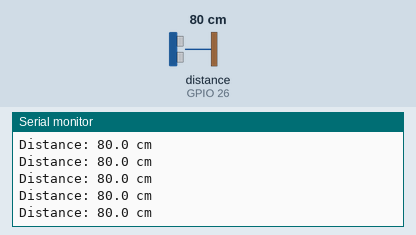
This sketch was run on a simulated ESP32. Parts: the last lines printed to the serial monitor. Wiring (inferred from the names in the program): ultrasonic range finder: trigger GPIO 25; echo GPIO 26. Inputs (shaded band) come from the test bench; at power-on: distance to the obstacle (sensor on GPIO 26) 80 cm. The echo pulse lasts 58.3 µs per cm.

Above: at 1.2 s.
1.3 s: distance to the obstacle (sensor on GPIO 26) set to 2 cm
At 1.57 s:
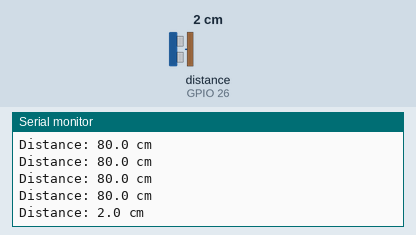
2.8 s: distance to the obstacle (sensor on GPIO 26) set to 4 cm
At 2.84 s:
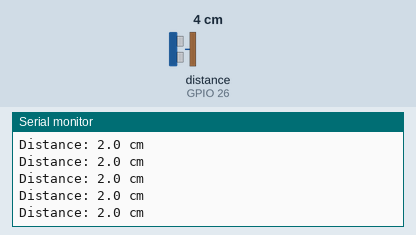
Timing chart, 0 to 5.8 s (numbered marks = the images above; inputs shaded):
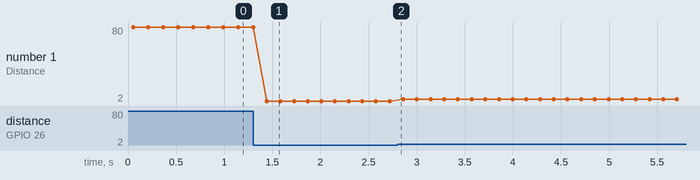

Measured:
- after the input at 1.3 s, the serial monitor: prints a new line after 0.14 s (image 1)
- plotted number 1: 80 → 2 after the input at 1.3 s, 2 → 4 after the input at 2.8 s

The sketch:

esp_ultrasonic_test.ino
```cpp
/**********************************************
 esp32s ultrasonic test
  here were going to use the esp primarily for sensor/signal processing
  This program has 1 purpose
      -to read distances
      -print readings
  IMPORTANT
  -alot of ultrasonic sensors output a 5v signal though ECHO (esp needs 3.3v max)
  -use a voltage dividor on ECHO (im assuming out module is the 5v version)
**********************************************/
#include <arduino.h>

const int TRIG_PIN = 25;
const int ECHO_PIN = 26;

float ustoCm (long us){
// speed of sound is 343 m/s which is 0.0343cm/us
// distance (cm) = (echo_time_us * 0.0343cm/us)
return (us * 0.0343f) / 2.0f;
}

// we want a raw measurment (if NOTHING then return -1)

float readULTSONICcm(){
  // this is a clean tigger pulse
  digitalWrite(TRIG_PIN, LOW);
  delayMicroseconds(2);

  //10us HIGH pulse triggers measurment
  digitalWrite(TRIG_PIN, HIGH);
  delayMicroseconds(10);
  digitalWrite(TRIG_PIN, LOW);

  //read echo pulse width(this is my freesing prevention/timoeout)
  long duration = pulseIn(ECHO_PIN, HIGH, 30000); // A 30MS TIMEMOUT (like 5 m or somthing)

  if (duration == 0 ) return -1.0f; //nada. no echo
  return ustoCm(duration);
}

void setup() {
  Serial.begin(115200);
  pinMode(TRIG_PIN, OUTPUT);
  pinMode(ECHO_PIN, INPUT);

  Serial.println("ultrasonic test started...");
}

float median3(float a, float b, float c){ //just decides median thats it.... {
  if (a > b) { float t=a; a=b; b=t; }
  if (b > c) { float t=b; b=c; c=t; }
  if (a > b) { float t=a; a=b; b=t; }
  return b;
}


void loop() {

  float d1 = readULTSONICcm();
  delay(20);
  float d2 = readULTSONICcm();
  delay(20);
  float d3 = readULTSONICcm();

  float d = median3( d1, d2, d3);

  if(d<0){
    Serial.println("Distance: (no ECHO)");
  }
  else{
    Serial.print("Distance: ");
    Serial.print(d, 1);
    Serial.println(" cm");
  }

  delay(100); // 10hz


}
```
